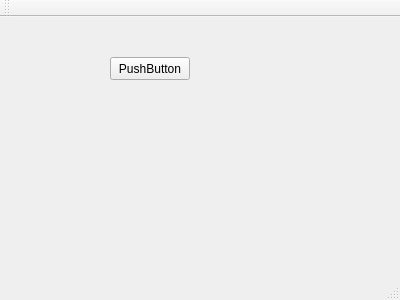
<?xml version="1.0" encoding="UTF-8"?>
<ui version="4.0">
 <class>MainWindow</class>
 <widget class="QMainWindow" name="MainWindow">
  <property name="geometry">
   <rect>
    <x>0</x>
    <y>0</y>
    <width>400</width>
    <height>300</height>
   </rect>
  </property>
  <property name="windowTitle">
   <string>MainWindow</string>
  </property>
  <widget class="QWidget" name="centralWidget">
   <widget class="QPushButton" name="pushButton">
    <property name="geometry">
     <rect>
      <x>110</x>
      <y>40</y>
      <width>80</width>
      <height>23</height>
     </rect>
    </property>
    <property name="text">
     <string>PushButton</string>
    </property>
   </widget>
  </widget>
  <widget class="QMenuBar" name="menuBar">
   <property name="geometry">
    <rect>
     <x>0</x>
     <y>0</y>
     <width>400</width>
     <height>20</height>
    </rect>
   </property>
  </widget>
  <widget class="QToolBar" name="mainToolBar">
   <attribute name="toolBarArea">
    <enum>TopToolBarArea</enum>
   </attribute>
   <attribute name="toolBarBreak">
    <bool>false</bool>
   </attribute>
  </widget>
  <widget class="QStatusBar" name="statusBar"/>
 </widget>
 <layoutdefault spacing="6" margin="11"/>
 <resources/>
 <connections/>
</ui>
